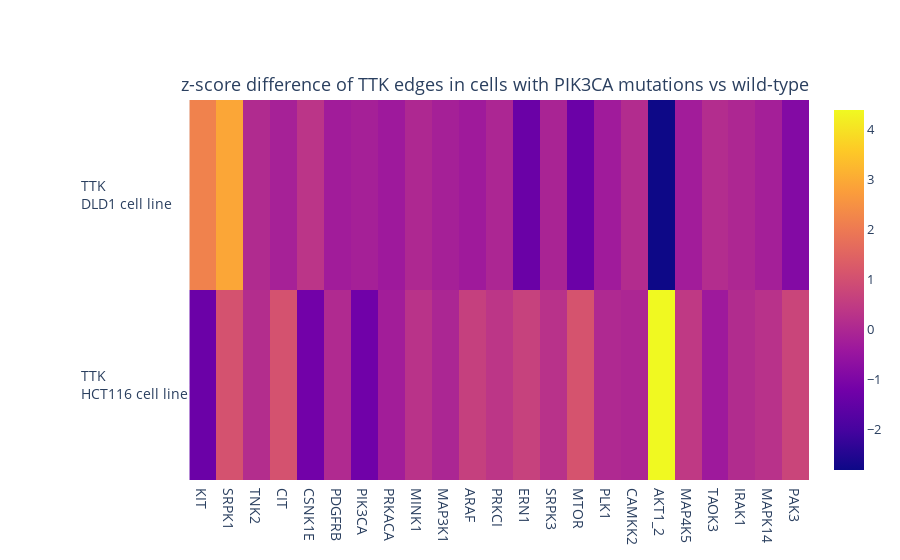

Notebook code for this chart:
### Code cell
# HEATMAP
fig = go.Figure(data=go.Heatmap(
                z=values3,
                x=kinases,
                y= ['TTK <br>HCT116 cell line', 'TTK <br>DLD1 cell line'],
                yaxis='y2',
                #title= 'edges z-scores in HCT116 cells \n with PIK3CA mutations vs wild-type',
                hoverongaps = False))

fig.update_layout(xaxis=dict(domain=[0.15,1]),
                    yaxis2=dict(anchor='free', position=0, side='right'),
                     title= 'z-score difference of TTK edges in cells with PIK3CA mutations vs wild-type'
                 )

fig.update_layout(
    title={
        'y':0.86,
        'x':0.55,
        'xanchor': 'center'},
    font={
        'size':13
    }
)

fig.update_yaxes(tickfont_size=14)
fig.update_xaxes(tickfont_size=14)

### Figure 1 — Plotly figure (JSON) as saved in the notebook; plotly's stock layout.template omitted (floating-point values rounded to 4 significant figures)
{"data": [{"hoverongaps": false, "type": "heatmap", "x": ["KIT", "SRPK1", "TNK2", "CIT", "CSNK1E", "PDGFRB", "PIK3CA", "PRKACA", "MINK1", "MAP3K1", "ARAF", "PRKCI", "ERN1", "SRPK3", "MTOR", "PLK1", "CAMKK2", "AKT1_2", "MAP4K5", "TAOK3", "IRAK1", "MAPK14", "PAK3"], "y": ["TTK <br>HCT116 cell line", "TTK <br>DLD1 cell line"], "yaxis": "y2", "z": [[-1.339, 1.063, 0.1454, 1.065, -1.218, 0.06899, -1.251, -0.2597, 0.2967, -0.03887, 0.6102, 0.3591, 0.6503, 0.2564, 1.096, 0.03541, -0.03148, 4.38, 0.4393, -0.3565, 0.1046, 0.2538, 0.7415], [2.174, 2.91, 0.07774, -0.1643, 0.332, -0.2901, -0.1864, -0.3577, 0.01574, -0.1906, -0.3285, -0.03304, -1.355, -0.09572, -1.336, -0.3173, 0.1221, -2.809, -0.2776, 0.1358, -0.009639, -0.2076, -0.8838]]}], "layout": {"font": {"size": 13}, "title": {"text": "z-score difference of TTK edges in cells with PIK3CA mutations vs wild-type", "x": 0.55, "xanchor": "center", "y": 0.86}, "xaxis": {"domain": [0.15, 1], "tickfont": {"size": 14}}, "yaxis": {"tickfont": {"size": 14}}, "yaxis2": {"anchor": "free", "position": 0, "side": "right", "tickfont": {"size": 14}}}}
